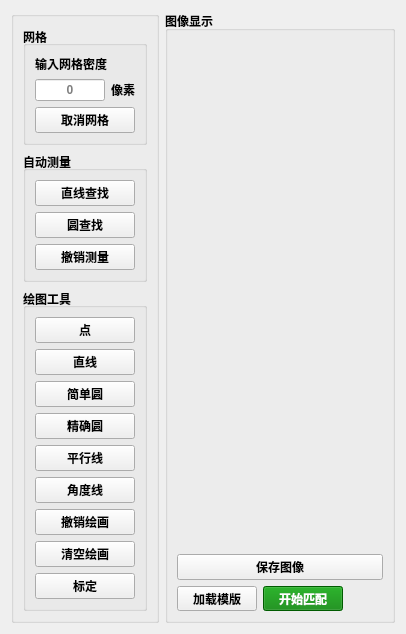
      <widget class="QWidget" name="tabVertical">
       <attribute name="title">
        <string>垂直视图</string>
       </attribute>
       <layout class="QGridLayout" name="gridLayout_tabVertical">
        <item row="0" column="0">
         <widget class="QGroupBox" name="groupBoxVerticalMain">
          <property name="font">
           <font>
            <pointsize>9</pointsize>
            <bold>true</bold>
           </font>
          </property>
          <property name="acceptDrops">
           <bool>false</bool>
          </property>
          <property name="title">
           <string/>
          </property>
          <property name="flat">
           <bool>false</bool>
          </property>
          <layout class="QVBoxLayout" name="verticalLayout_verticalMain" stretch="0,1,3">
           <item>
            <widget class="QGroupBox" name="groupBoxVerticalGrid">
             <property name="font">
              <font>
               <pointsize>9</pointsize>
               <bold>true</bold>
              </font>
             </property>
             <property name="title">
              <string>网格</string>
             </property>
             <property name="alignment">
              <set>Qt::AlignmentFlag::AlignLeading|Qt::AlignmentFlag::AlignLeft|Qt::AlignmentFlag::AlignVCenter</set>
             </property>
             <layout class="QGridLayout" name="gridLayout_verticalGrid">
              <item row="0" column="0" colspan="2">
               <widget class="QLabel" name="labelVerticalGridDensity">
                <property name="sizePolicy">
                 <sizepolicy hsizetype="Maximum" vsizetype="Fixed">
                  <horstretch>0</horstretch>
                  <verstretch>0</verstretch>
                 </sizepolicy>
                </property>
                <property name="font">
                 <font>
                  <pointsize>9</pointsize>
                  <bold>true</bold>
                 </font>
                </property>
                <property name="text">
                 <string>输入网格密度</string>
                </property>
                <property name="alignment">
                 <set>Qt::AlignmentFlag::AlignRight|Qt::AlignmentFlag::AlignTrailing|Qt::AlignmentFlag::AlignVCenter</set>
                </property>
               </widget>
              </item>
              <item row="1" column="0">
               <widget class="QLineEdit" name="leGridDensVertical">
                <property name="sizePolicy">
                 <sizepolicy hsizetype="Fixed" vsizetype="Fixed">
                  <horstretch>0</horstretch>
                  <verstretch>0</verstretch>
                 </sizepolicy>
                </property>
                <property name="maximumSize">
                 <size>
                  <width>70</width>
                  <height>16777215</height>
                 </size>
                </property>
                <property name="alignment">
                 <set>Qt::AlignmentFlag::AlignCenter</set>
                </property>
                <property name="placeholderText">
                 <string>0</string>
                </property>
               </widget>
              </item>
              <item row="2" column="0" colspan="2">
               <widget class="QPushButton" name="btnCancelGridsVertical">
                <property name="font">
                 <font>
                  <pointsize>9</pointsize>
                  <bold>true</bold>
                 </font>
                </property>
                <property name="text">
                 <string>取消网格</string>
                </property>
               </widget>
              </item>
              <item row="1" column="1">
               <widget class="QLabel" name="labelVerticalPixel">
                <property name="sizePolicy">
                 <sizepolicy hsizetype="Preferred" vsizetype="Preferred">
                  <horstretch>0</horstretch>
                  <verstretch>0</verstretch>
                 </sizepolicy>
                </property>
                <property name="text">
                 <string>像素</string>
                </property>
               </widget>
              </item>
             </layout>
            </widget>
           </item>
           <item>
            <widget class="QGroupBox" name="groupBoxVerticalAutoMeasure">
             <property name="font">
              <font>
               <pointsize>9</pointsize>
               <bold>true</bold>
              </font>
             </property>
             <property name="title">
              <string>自动测量</string>
             </property>
             <property name="alignment">
              <set>Qt::AlignmentFlag::AlignLeading|Qt::AlignmentFlag::AlignLeft|Qt::AlignmentFlag::AlignVCenter</set>
             </property>
             <layout class="QVBoxLayout" name="verticalLayout_verticalAutoMeasure">
              <item>
               <widget class="QPushButton" name="btnLineDetVertical">
                <property name="font">
                 <font>
                  <pointsize>9</pointsize>
                  <bold>true</bold>
                 </font>
                </property>
                <property name="text">
                 <string>直线查找</string>
                </property>
               </widget>
              </item>
              <item>
               <widget class="QPushButton" name="btnCircleDetVertical">
                <property name="font">
                 <font>
                  <pointsize>9</pointsize>
                  <bold>true</bold>
                 </font>
                </property>
                <property name="text">
                 <string>圆查找</string>
                </property>
               </widget>
              </item>
              <item>
               <widget class="QPushButton" name="btnCan1StepDetVertical">
                <property name="font">
                 <font>
                  <pointsize>9</pointsize>
                  <bold>true</bold>
                 </font>
                </property>
                <property name="text">
                 <string>撤销测量</string>
                </property>
               </widget>
              </item>
             </layout>
            </widget>
           </item>
           <item>
            <widget class="QGroupBox" name="groupBoxVerticalDrawTools">
             <property name="font">
              <font>
               <pointsize>9</pointsize>
               <bold>true</bold>
              </font>
             </property>
             <property name="title">
              <string>绘图工具</string>
             </property>
             <property name="alignment">
              <set>Qt::AlignmentFlag::AlignLeading|Qt::AlignmentFlag::AlignLeft|Qt::AlignmentFlag::AlignVCenter</set>
             </property>
             <layout class="QVBoxLayout" name="verticalLayout_verticalDrawTools">
              <item>
               <widget class="QPushButton" name="btnDrawPointVertical">
                <property name="font">
                 <font>
                  <pointsize>9</pointsize>
                  <bold>true</bold>
                 </font>
                </property>
                <property name="text">
                 <string>点</string>
                </property>
               </widget>
              </item>
              <item>
               <widget class="QPushButton" name="btnDrawStraightVertical">
                <property name="font">
                 <font>
                  <pointsize>9</pointsize>
                  <bold>true</bold>
                 </font>
                </property>
                <property name="text">
                 <string>直线</string>
                </property>
               </widget>
              </item>
              <item>
               <widget class="QPushButton" name="btnDrawSimpleCircleVertical">
                <property name="font">
                 <font>
                  <pointsize>9</pointsize>
                  <bold>true</bold>
                 </font>
                </property>
                <property name="text">
                 <string>简单圆</string>
                </property>
               </widget>
              </item>
              <item>
               <widget class="QPushButton" name="btnDrawFineCircleVertical">
                <property name="font">
                 <font>
                  <pointsize>9</pointsize>
                  <bold>true</bold>
                 </font>
                </property>
                <property name="text">
                 <string>精确圆</string>
                </property>
               </widget>
              </item>
              <item>
               <widget class="QPushButton" name="btnDrawParallelVertical">
                <property name="font">
                 <font>
                  <pointsize>9</pointsize>
                  <bold>true</bold>
                 </font>
                </property>
                <property name="text">
                 <string>平行线</string>
                </property>
               </widget>
              </item>
              <item>
               <widget class="QPushButton" name="btnDraw2LineVertical">
                <property name="font">
                 <font>
                  <pointsize>9</pointsize>
                  <bold>true</bold>
                 </font>
                </property>
                <property name="text">
                 <string>角度线</string>
                </property>
               </widget>
              </item>
              <item>
               <widget class="QPushButton" name="btnCan1StepDrawVertical">
                <property name="font">
                 <font>
                  <pointsize>9</pointsize>
                  <bold>true</bold>
                 </font>
                </property>
                <property name="text">
                 <string>撤销绘画</string>
                </property>
               </widget>
              </item>
              <item>
               <widget class="QPushButton" name="btnClearDrawingsVertical">
                <property name="font">
                 <font>
                  <pointsize>9</pointsize>
                  <bold>true</bold>
                 </font>
                </property>
                <property name="text">
                 <string>清空绘画</string>
                </property>
               </widget>
              </item>
              <item>
               <widget class="QPushButton" name="btnCalibrationVertical">
                <property name="font">
                 <font>
                  <pointsize>9</pointsize>
                  <bold>true</bold>
                 </font>
                </property>
                <property name="text">
                 <string>标定</string>
                </property>
               </widget>
              </item>
             </layout>
            </widget>
           </item>
          </layout>
         </widget>
        </item>
        <item row="0" column="1">
         <widget class="QGroupBox" name="groupBoxVerticalDisplay">
          <property name="font">
           <font>
            <pointsize>9</pointsize>
            <bold>true</bold>
           </font>
          </property>
          <property name="title">
           <string>图像显示</string>
          </property>
          <layout class="QVBoxLayout" name="verticalLayout_verticalDisplay">
           <item>
            <widget class="QLabel" name="lbVerticalView2">
             <property name="sizePolicy">
              <sizepolicy hsizetype="Expanding" vsizetype="Preferred">
               <horstretch>0</horstretch>
               <verstretch>0</verstretch>
              </sizepolicy>
             </property>
             <property name="minimumSize">
              <size>
               <width>0</width>
               <height>0</height>
              </size>
             </property>
             <property name="maximumSize">
              <size>
               <width>16777215</width>
               <height>16777215</height>
              </size>
             </property>
             <property name="text">
              <string/>
             </property>
             <property name="alignment">
              <set>Qt::AlignmentFlag::AlignCenter</set>
             </property>
            </widget>
           </item>
           <item>
            <widget class="QPushButton" name="btnSaveImageVertical">
             <property name="font">
              <font>
               <pointsize>9</pointsize>
               <bold>true</bold>
              </font>
             </property>
             <property name="text">
              <string>保存图像</string>
             </property>
            </widget>
           </item>
           <item>
            <layout class="QHBoxLayout" name="horizontalLayout_verticalTemplate2">
             <item>
              <widget class="QPushButton" name="btnLoadTemplateVertical2">
               <property name="maximumSize">
                <size>
                 <width>80</width>
                 <height>25</height>
                </size>
               </property>
               <property name="text">
                <string>加载模版</string>
               </property>
              </widget>
             </item>
             <item>
              <widget class="QPushButton" name="btnStartMatchingVertical2">
               <property name="maximumSize">
                <size>
                 <width>80</width>
                 <height>25</height>
                </size>
               </property>
               <property name="styleSheet">
                <string>background-color: green; color: white;</string>
               </property>
               <property name="text">
                <string>开始匹配</string>
               </property>
              </widget>
             </item>
             <item>
              <spacer name="horizontalSpacer_verticalTemplate2">
               <property name="orientation">
                <enum>Qt::Orientation::Horizontal</enum>
               </property>
               <property name="sizeHint" stdset="0">
                <size>
                 <width>40</width>
                 <height>20</height>
                </size>
               </property>
              </spacer>
             </item>
            </layout>
           </item>
          </layout>
         </widget>
        </item>
       </layout>
      </widget>
